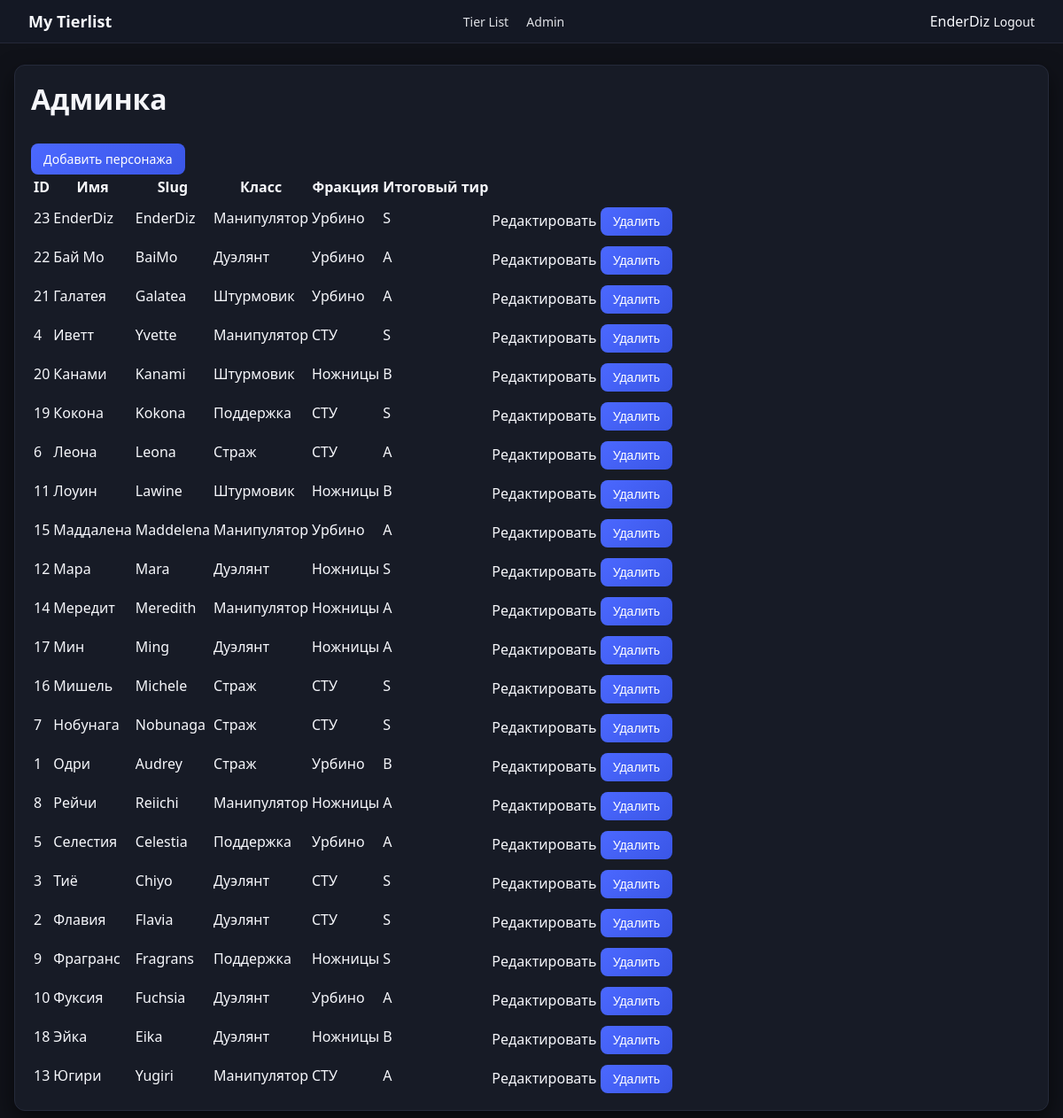
Page /admin (signed in) on the earlier database version.
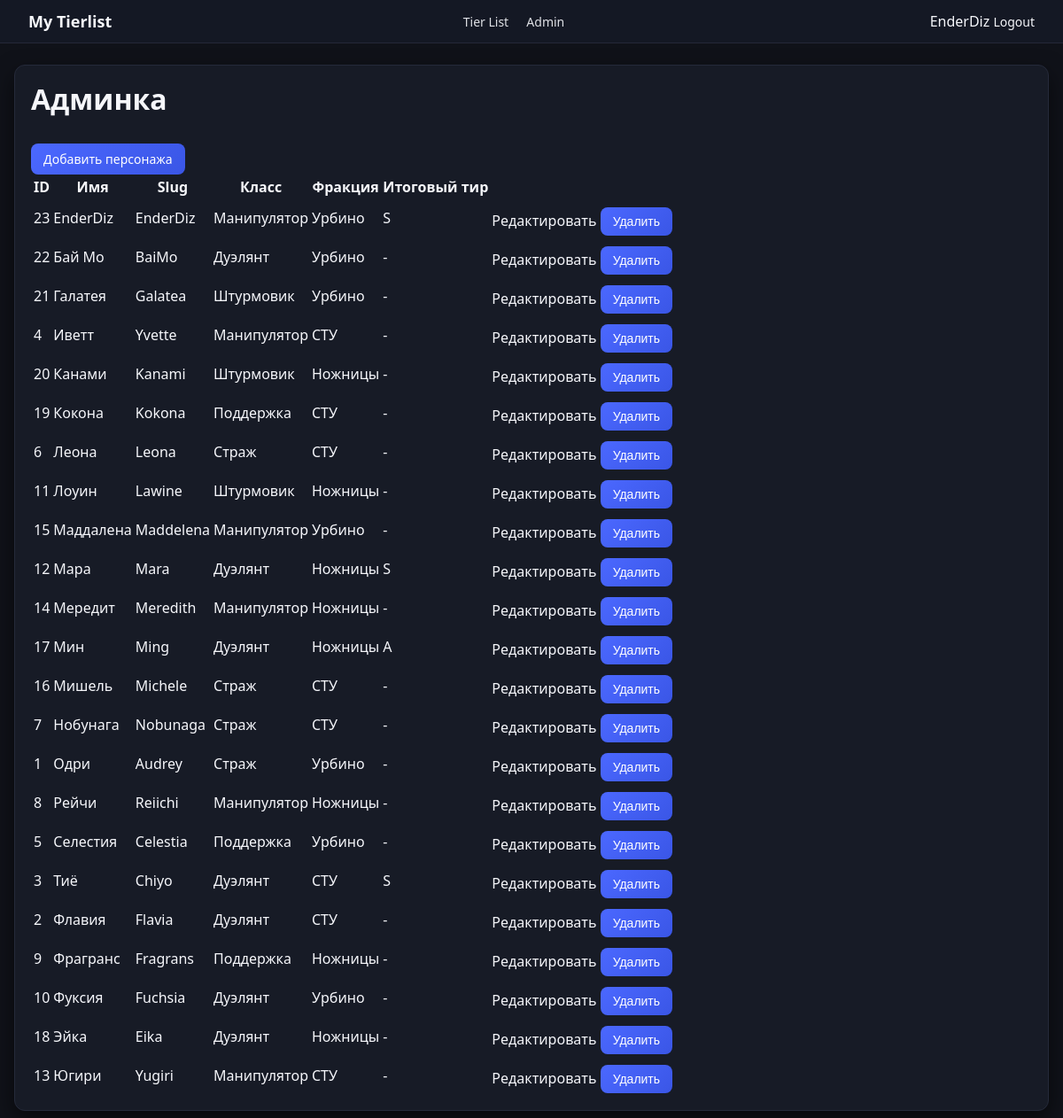
Same page on the later database version.
### models.py (models this page shows)
class User(db.Model):
    id = db.Column(db.Integer, primary_key=True)
    username = db.Column(db.String(64), unique=True, nullable=False)
    password_hash = db.Column(db.String(255), nullable=False)
    is_admin = db.Column(db.Boolean, default=False)

class Character(db.Model):
    id = db.Column(db.Integer, primary_key=True)
    name = db.Column(db.String(128), nullable=False)
    slug = db.Column(db.String(128), unique=True, nullable=False)
    class_name = db.Column(db.String(32))
    faction = db.Column(db.String(32))
    tier_weapon = db.Column(db.String(1))
    tier_skill = db.Column(db.String(1))
    tier_passive = db.Column(db.String(1))
    tier_ultimate = db.Column(db.String(1))
    difficulty = db.Column(db.String(32))  # НОВОЕ: сложность освоения
    short_summary = db.Column(db.Text)
    review = db.Column(db.Text)
    image_name = db.Column(db.String(255))
    skills = db.relationship("Skill", backref="character", lazy=True,
                             cascade="all, delete-orphan")
    @property
    def overall_tier(self):
        map_letter = {"D": 1, "C": 2, "B": 3, "A": 4, "S": 5}
        map_back = {v: k for k, v in map_letter.items()}
        vals = [
            map_letter.get(self.tier_weapon),
            map_letter.get(self.tier_skill),
            map_letter.get(self.tier_passive),
            map_letter.get(self.tier_ultimate),
        ]
        vals = [v for v in vals if v is not None]
        if not vals:
            return None
        avg = sum(vals) / len(vals)
        closest = min(map_back.keys(), key=lambda v: abs(v - avg))
        return map_back[closest]

### app.py (the view)
    @app.route("/admin")
    @admin_required
    def admin_dashboard():
        characters = Character.query.order_by(Character.name).all()
        return render_template("admin_dashboard.html", characters=characters)

### auth.py (called while the page is built)
def get_current_user():
    user_id = session.get("user_id")
    if user_id is None:
        return None
    return User.query.get(user_id)

def admin_required(view_func):
    @wraps(view_func)
    def wrapper(*args, **kwargs):
        user = get_current_user()
        if not user or not user.is_admin:
            flash("Недостаточно прав.", "error")
            return redirect(url_for("login"))
        return view_func(*args, **kwargs)
    return wrapper

### templates/admin_dashboard.html (shortened to what this page needs)
{% extends "base.html" %}
{% block content %}
<div class="card">
    <h1>Админка</h1>
    <a class="btn" href="{{ url_for('admin_new_character') }}">Добавить персонажа</a>
    <table class="admin-table">
        <thead>
        <tr>
            <th>ID</th>
            <th>Имя</th>
            <th>Slug</th>
            <th>Класс</th>
            <th>Фракция</th>
            <th>Итоговый тир</th>
            <th></th>
        </tr>
        </thead>
        <tbody>
        {% for ch in characters %}
        <tr>
            <td>{{ ch.id }}</td>
            <td>{{ ch.name }}</td>
            <td>{{ ch.slug }}</td>
            <td>{{ ch.class_name or '—' }}</td>
            <td>{{ ch.faction or '—' }}</td>
            <td>{{ ch.overall_tier or '-' }}</td>
            <td>
                <a href="{{ url_for('admin_edit_character', char_id=ch.id) }}">Редактировать</a>
                <form method="post"
                      action="{{ url_for('admin_delete_character', char_id=ch.id) }}"
                      style="display:inline"
                      onsubmit="return confirm('Удалить персонажа?');">
                    <button type="submit">Удалить</button>
                </form>
            </td>
        </tr>
        {% endfor %}
        </tbody>
    </table>
</div>
{% endblock %}

### templates/base.html (shortened to what this page needs)
<!doctype html>
<html lang="en">
<head>
    <link rel="stylesheet" href="{{ url_for('static', filename='style.css') }}">
</head>
<body>
<header class="top-nav">
    <div class="logo">My Tierlist</div>
    <nav>
        <a href="{{ url_for('tier_list') }}">Tier List</a>
        {% if current_user and current_user.is_admin %}
            <a href="{{ url_for('admin_dashboard') }}">Admin</a>
        {% endif %}
    </nav>
    <div class="user-block">
        {% if current_user %}
            <span>{{ current_user.username }}</span>
            <a href="{{ url_for('logout') }}">Logout</a>
        {% else %}
            <a href="{{ url_for('login') }}">Login</a>
        {% endif %}
    </div>
</header>
<main class="page-container">
    {% block content %}{% endblock %}
</main>
</body>
</html>

### static/style.css (style rules this page uses)
body { margin: 0; font-family: system-ui, -apple-system, BlinkMacSystemFont, "Segoe UI", sans-serif; background: #101219; color: #f6f7fb; }
a { color: inherit; text-decoration: none; }
.top-nav { position: sticky; top: 0; z-index: 10; display: flex; align-items: center; justify-content: space-between; padding: 12px 32px; background: #141824; border-bottom: 1px solid #242838; backdrop-filter: blur(8px); }
.logo { font-weight: 700; font-size: 18px; }
.top-nav nav a { margin-right: 16px; font-size: 14px; opacity: 0.9; }
.user-block a { font-size: 14px; }
.page-container { max-width: 1280px; margin: 24px auto 40px; padding: 0 16px; }
.card { background: #171b26; border-radius: 12px; padding: 16px 18px; margin-bottom: 20px; border: 1px solid #252a3a; box-shadow: 0 10px 25px rgba(0, 0, 0, 0.55); }
h1, h2, h3 { margin-top: 0; }
button, .btn { display: inline-block; padding: 8px 14px; border-radius: 8px; border: none; background: linear-gradient(135deg, #4b68ff, #3a56e6); color: #ffffff; font-size: 14px; cursor: pointer; margin-top: 8px; }

Differences in the rows shown:
changed Character "Бай Мо": tier_weapon+tier_skill+tier_passive "A" → "-"
changed Character "Галатея": tier_weapon+tier_skill+tier_passive "A" → "-"
changed Character "Иветт": tier_weapon+tier_skill+tier_passive "S" → "-"
changed Character "Канами": tier_weapon+tier_skill+tier_passive "B" → "-"
changed Character "Кокона": tier_weapon+tier_skill+tier_passive "S" → "-"
changed Character "Леона": tier_weapon+tier_skill+tier_passive "A" → "-"
changed Character "Лоуин": tier_weapon+tier_skill+tier_passive "B" → "-"
changed Character "Маддалена": tier_weapon+tier_skill+tier_passive "A" → "-"
changed Character "Мередит": tier_weapon+tier_skill+tier_passive "A" → "-"
changed Character "Мишель": tier_weapon+tier_skill+tier_passive "S" → "-"
changed Character "Нобунага": tier_weapon+tier_skill+tier_passive "S" → "-"
changed Character "Одри": tier_weapon+tier_skill+tier_passive "B" → "-"
changed Character "Рейчи": tier_weapon+tier_skill+tier_passive "A" → "-"
changed Character "Селестия": tier_weapon+tier_skill+tier_passive "A" → "-"
changed Character "Флавия": tier_weapon+tier_skill+tier_passive "S" → "-"
changed Character "Фрагранс": tier_weapon+tier_skill+tier_passive "S" → "-"
changed Character "Фуксия": tier_weapon+tier_skill+tier_passive "A" → "-"
changed Character "Эйка": tier_weapon+tier_skill+tier_passive "B" → "-"
changed Character "Югири": tier_weapon+tier_skill+tier_passive "A" → "-"
